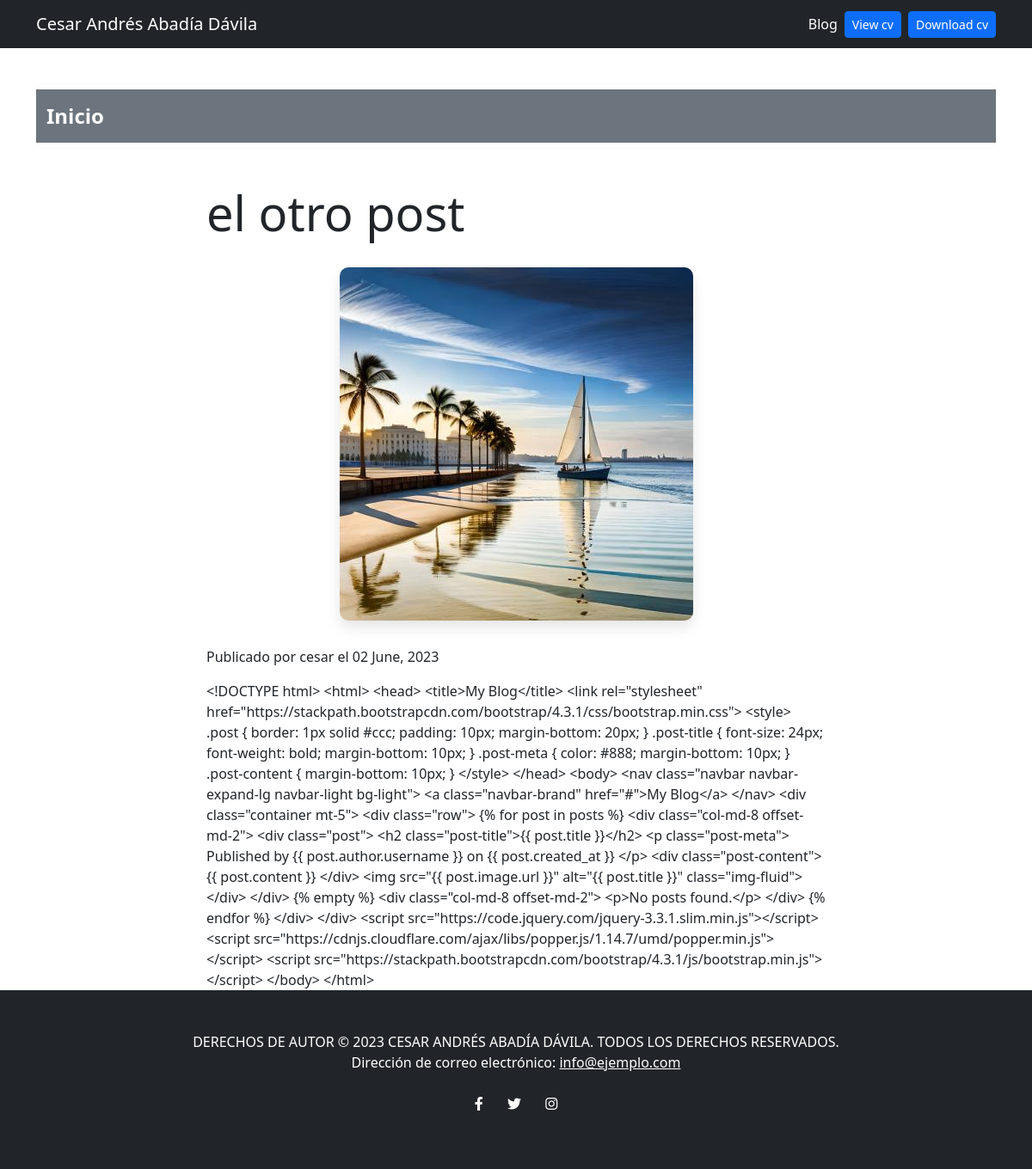
The app's page /blog/post/2/ with its own data.
### blog/models.py (models this page shows, shortened)
class Post(models.Model):
    title = models.CharField(max_length=100)
    slug = models.SlugField(unique=True)
    author = models.ForeignKey('auth.User', on_delete=models.CASCADE)
    content = models.TextField()
    image = models.ImageField(upload_to='blog/images/')
    created_at = models.DateTimeField(default=timezone.now)
    updated_at = models.DateTimeField(auto_now=True)
    date = models.DateField(default=datetime.date.today)

### blog/views.py (the view)
# urls.py: path('post/<int:post_id>/', post_detail, name='post_detail'),
def post_detail(request, post_id):
    post = get_object_or_404(Post, pk=post_id)
    context = {
        'post': post
    }
    return render(request, 'post_detail.html', context)

### blog/templates/post_detail.html
{% extends 'layout.html' %}
{% block content %}
    <div class="navbar navbar-expand-lg navbar-dark bg-secondary">
        <div class="container">
            <a class="navbar-brand" href="/" style="font-size: 24px; font-weight: bold;">Inicio</a>
        </div>
    </div>
    <div class="container mt-5">
        <div class="row">
            <div class="col-md-8 offset-md-2">
                <div class="post">
                    <h2 class="post-title display-4">{{ post.title }}</h2>
                    <img src="{{ post.image.url }}" alt="{{ post.title }}" class="img-fluid mx-auto d-block">
                    <p class="post-meta">
                        Publicado por {{ post.author.username }} el {{ post.created_at|date:"d F, Y" }}
                    </p>
                    <div class="post-content">
                        {{ post.content }}
                    </div>
                </div>
            </div>
        </div>
    </div>
{% endblock %}

### portfolio/static/main.css (style rules this page uses)
.img-fluid { max-width: 100%; height: auto; display: block; margin: 30px auto; border-radius: 10px; box-shadow: 0px 8px 15px rgba(0, 0, 0, 0.1); transition: box-shadow 0.3s ease; }

### records on screen
Post: title "el otro post", image (picture), author.username "cesar", created_at "02 June, 2023", content "<!DOCTYPE html> <html> <head> <title>My Blog</title> <link rel=\"stylesheet\" href=\"https://stackpath.bootstrapcdn.com/bootstrap/4.3.1/css/bootstrap.min.css\"> <style> .post { border: 1px solid #ccc; padding: 10px; margin-bottom: 20px; } .post-title { font-size: 24px; font-weight: bold; margin-bottom: 10px; } .post-meta { color: #888; margin-bottom: 10px; } .post-content { margin-bottom: 10px; } </style> </head> <body> <nav class=\"navbar navbar-expand-lg navbar-light bg-light\"> <a class=\"navbar-brand\" href=\"#\">My Blog</a> </nav> <div class=\"container mt-5\"> <div class=\"row\"> {% for post in posts %} <div class=\"col-md-8 offset-md-2\"> <div class=\"post\"> <h2 class=\"post-title\">{{ post.title…"
